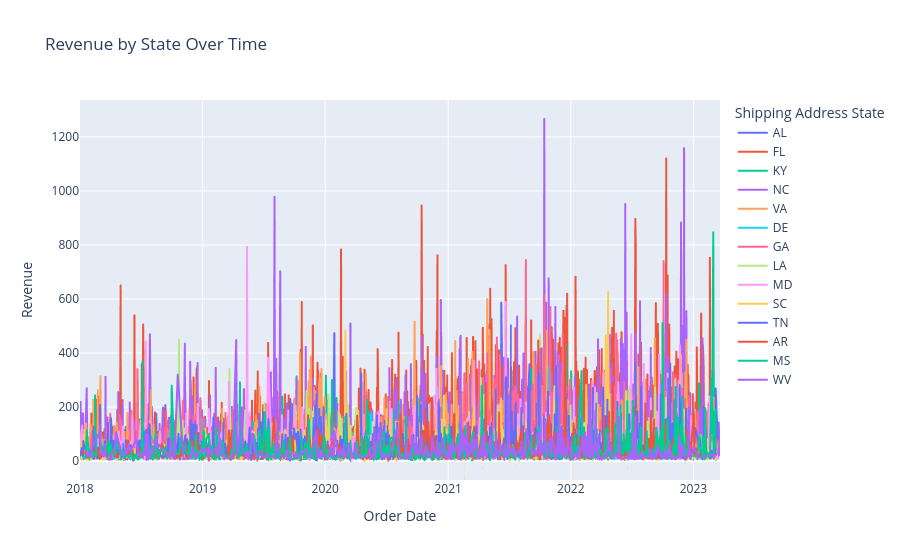

Write notebook code for a chart like this one.
### Code cell
import plotly.express as px

Southeast_df = Fashion_transactions_grouped[Fashion_transactions_grouped['Shipping Address State'].isin(southeast)]

fig = px.line(Southeast_df, x='Order Date', y='Revenue', color='Shipping Address State',
              title='Revenue by State Over Time',
              hover_data=['Shipping Address State', 'Revenue'])
fig.show()

### Figure 1 — Plotly figure (JSON) as saved in the notebook; plotly's stock layout.template omitted (floating-point values rounded to 4 significant figures; data arrays with more than 128 entries replaced by an {"elided": "..."} marker saying what was removed)
{"data": [{"customdata": {"elided": "879x1 str values"}, "hovertemplate": "Shipping Address State=%{customdata[0]}<br>Order Date=%{x}<br>Revenue=%{y}<extra></extra>", "legendgroup": "AL", "line": {"color": "#636efa", "dash": "solid"}, "marker": {"symbol": "circle"}, "mode": "lines", "name": "AL", "showlegend": true, "type": "scattergl", "x": {"elided": "879 str values"}, "xaxis": "x", "y": {"elided": "879 float values"}, "yaxis": "y"}, {"customdata": {"elided": "1782x1 str values"}, "hovertemplate": "Shipping Address State=%{customdata[0]}<br>Order Date=%{x}<br>Revenue=%{y}<extra></extra>", "legendgroup": "FL", "line": {"color": "#EF553B", "dash": "solid"}, "marker": {"symbol": "circle"}, "mode": "lines", "name": "FL", "showlegend": true, "type": "scattergl", "x": {"elided": "1782 str values"}, "xaxis": "x", "y": {"elided": "1782 float values"}, "yaxis": "y"}, {"customdata": {"elided": "1087x1 str values"}, "hovertemplate": "Shipping Address State=%{customdata[0]}<br>Order Date=%{x}<br>Revenue=%{y}<extra></extra>", "legendgroup": "KY", "line": {"color": "#00cc96", "dash": "solid"}, "marker": {"symbol": "circle"}, "mode": "lines", "name": "KY", "showlegend": true, "type": "scattergl", "x": {"elided": "1087 str values"}, "xaxis": "x", "y": {"elided": "1087 float values"}, "yaxis": "y"}, {"customdata": {"elided": "1638x1 str values"}, "hovertemplate": "Shipping Address State=%{customdata[0]}<br>Order Date=%{x}<br>Revenue=%{y}<extra></extra>", "legendgroup": "NC", "line": {"color": "#ab63fa", "dash": "solid"}, "marker": {"symbol": "circle"}, "mode": "lines", "name": "NC", "showlegend": true, "type": "scattergl", "x": {"elided": "1638 str values"}, "xaxis": "x", "y": {"elided": "1638 float values"}, "yaxis": "y"}, {"customdata": {"elided": "1464x1 str values"}, "hovertemplate": "Shipping Address State=%{customdata[0]}<br>Order Date=%{x}<br>Revenue=%{y}<extra></extra>", "legendgroup": "VA", "line": {"color": "#FFA15A", "dash": "solid"}, "marker": {"symbol": "circle"}, "mode": "lines", "name": "VA", "showlegend": true, "type": "scattergl", "x": {"elided": "1464 str values"}, "xaxis": "x", "y": {"elided": "1464 float values"}, "yaxis": "y"}, {"customdata": {"elided": "446x1 str values"}, "hovertemplate": "Shipping Address State=%{customdata[0]}<br>Order Date=%{x}<br>Revenue=%{y}<extra></extra>", "legendgroup": "DE", "line": {"color": "#19d3f3", "dash": "solid"}, "marker": {"symbol": "circle"}, "mode": "lines", "name": "DE", "showlegend": true, "type": "scattergl", "x": {"elided": "446 str values"}, "xaxis": "x", "y": {"elided": "446 float values"}, "yaxis": "y"}, {"customdata": {"elided": "1414x1 str values"}, "hovertemplate": "Shipping Address State=%{customdata[0]}<br>Order Date=%{x}<br>Revenue=%{y}<extra></extra>", "legendgroup": "GA", "line": {"color": "#FF6692", "dash": "solid"}, "marker": {"symbol": "circle"}, "mode": "lines", "name": "GA", "showlegend": true, "type": "scattergl", "x": {"elided": "1414 str values"}, "xaxis": "x", "y": {"elided": "1414 float values"}, "yaxis": "y"}, {"customdata": {"elided": "1016x1 str values"}, "hovertemplate": "Shipping Address State=%{customdata[0]}<br>Order Date=%{x}<br>Revenue=%{y}<extra></extra>", "legendgroup": "LA", "line": {"color": "#B6E880", "dash": "solid"}, "marker": {"symbol": "circle"}, "mode": "lines", "name": "LA", "showlegend": true, "type": "scattergl", "x": {"elided": "1016 str values"}, "xaxis": "x", "y": {"elided": "1016 float values"}, "yaxis": "y"}, {"customdata": {"elided": "1106x1 str values"}, "hovertemplate": "Shipping Address State=%{customdata[0]}<br>Order Date=%{x}<br>Revenue=%{y}<extra></extra>", "legendgroup": "MD", "line": {"color": "#FF97FF", "dash": "solid"}, "marker": {"symbol": "circle"}, "mode": "lines", "name": "MD", "showlegend": true, "type": "scattergl", "x": {"elided": "1106 str values"}, "xaxis": "x", "y": {"elided": "1106 float values"}, "yaxis": "y"}, {"customdata": {"elided": "886x1 str values"}, "hovertemplate": "Shipping Address State=%{customdata[0]}<br>Order Date=%{x}<br>Revenue=%{y}<extra></extra>", "legendgroup": "SC", "line": {"color": "#FECB52", "dash": "solid"}, "marker": {"symbol": "circle"}, "mode": "lines", "name": "SC", "showlegend": true, "type": "scattergl", "x": {"elided": "886 str values"}, "xaxis": "x", "y": {"elided": "886 float values"}, "yaxis": "y"}, {"customdata": {"elided": "1145x1 str values"}, "hovertemplate": "Shipping Address State=%{customdata[0]}<br>Order Date=%{x}<br>Revenue=%{y}<extra></extra>", "legendgroup": "TN", "line": {"color": "#636efa", "dash": "solid"}, "marker": {"symbol": "circle"}, "mode": "lines", "name": "TN", "showlegend": true, "type": "scattergl", "x": {"elided": "1145 str values"}, "xaxis": "x", "y": {"elided": "1145 float values"}, "yaxis": "y"}, {"customdata": {"elided": "686x1 str values"}, "hovertemplate": "Shipping Address State=%{customdata[0]}<br>Order Date=%{x}<br>Revenue=%{y}<extra></extra>", "legendgroup": "AR", "line": {"color": "#EF553B", "dash": "solid"}, "marker": {"symbol": "circle"}, "mode": "lines", "name": "AR", "showlegend": true, "type": "scattergl", "x": {"elided": "686 str values"}, "xaxis": "x", "y": {"elided": "686 float values"}, "yaxis": "y"}, {"customdata": {"elided": "737x1 str values"}, "hovertemplate": "Shipping Address State=%{customdata[0]}<br>Order Date=%{x}<br>Revenue=%{y}<extra></extra>", "legendgroup": "MS", "line": {"color": "#00cc96", "dash": "solid"}, "marker": {"symbol": "circle"}, "mode": "lines", "name": "MS", "showlegend": true, "type": "scattergl", "x": {"elided": "737 str values"}, "xaxis": "x", "y": {"elided": "737 float values"}, "yaxis": "y"}, {"customdata": {"elided": "543x1 str values"}, "hovertemplate": "Shipping Address State=%{customdata[0]}<br>Order Date=%{x}<br>Revenue=%{y}<extra></extra>", "legendgroup": "WV", "line": {"color": "#ab63fa", "dash": "solid"}, "marker": {"symbol": "circle"}, "mode": "lines", "name": "WV", "showlegend": true, "type": "scattergl", "x": {"elided": "543 str values"}, "xaxis": "x", "y": {"elided": "543 float values"}, "yaxis": "y"}], "layout": {"legend": {"title": {"text": "Shipping Address State"}, "tracegroupgap": 0}, "title": {"text": "Revenue by State Over Time"}, "xaxis": {"anchor": "y", "domain": [0, 1], "title": {"text": "Order Date"}}, "yaxis": {"anchor": "x", "domain": [0, 1], "title": {"text": "Revenue"}}}}
